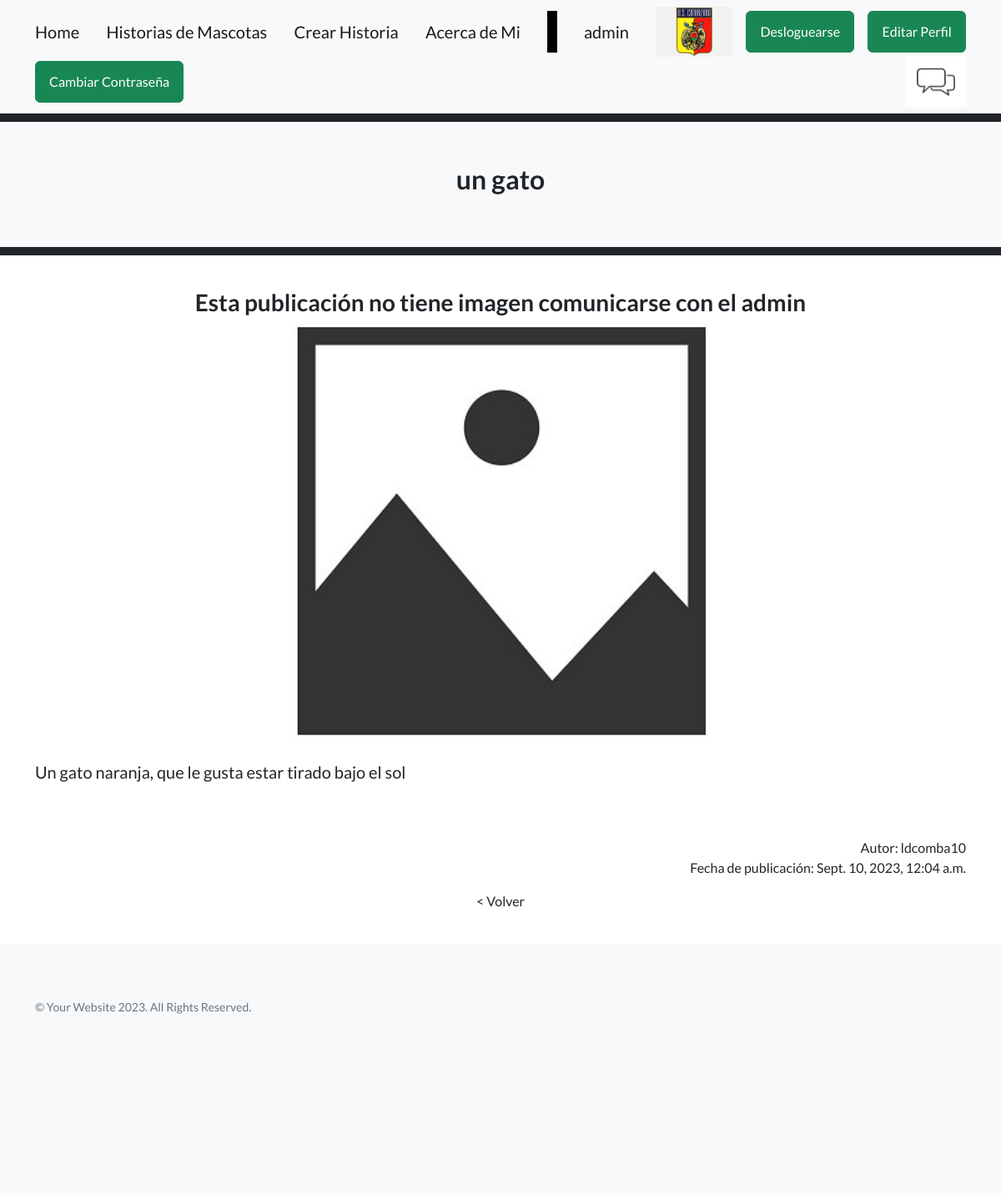
The page /AppPages/routePages/4 (signed in) on the database its author committed.
### AppPages/models.py (models this page shows, shortened)
class Mascota(models.Model):
    mascotaSeleccion= (
        ('gato','Gato'),
        ('perro','Perro'),
        ('pajaro','Pajaro'),
        ('pez','Pez'),
        ('otro','Otro')
    )
    autor=models.ForeignKey(User, on_delete=models.CASCADE,blank=False)
    mascota= models.CharField(max_length=50, choices=mascotaSeleccion, default='')
    nombreMascota=models.CharField(max_length=50, blank=False)
    titulo=models.CharField(max_length=50,blank=False)
    historia = models.TextField(
        validators=[MaxLengthValidator(limit_value=3200, message='La historia no puede superar 40 líneas.')],
        help_text="Ingresa la historia de la mascota (máximo 40 líneas)."
    )
    fechaPublicacion=models.DateTimeField(auto_now_add=True)
    imagenMascota = models.ImageField(null=True, blank=True, upload_to="imagenes/")
    class Meta:
        ordering = ['autor', '-fechaPublicacion']

### AppPages/views.py (the view)
# urls.py: path("routePages/<id>", routePagesId, name="routePagesId"),
def routePagesId (request,id):
    mascotasHistorias=Mascota.objects.get(id=id)
    if mascotasHistorias.imagenMascota == "":
        mensaje= "Esta publicación no tiene imagen comunicarse con el admin"
    else:
        mensaje=""
    return render(request, "04_routePagesId.html",{"mascotasHistorias":mascotasHistorias,"mensaje":mensaje,"avatar":obtenerAvatar(request)})

### AppPages/views.py (called while the page is built)
def obtenerAvatar(request):
    avatares = PerfilUsuario.objects.filter(Q(user=request.user.id) & Q(imagen__isnull=False) & ~Q(imagen=''))
    if len(avatares)!=0:
        return avatares[0].imagen.url
    else:
        return "/media/avatars/avatarpordefecto.png"

### AppPages/templates/04_routePagesId.html (shortened to what this page needs)
{% extends "00_padre.html" %}
{% load static %}
{% block titulo %} {{mascotasHistorias.titulo}} {% endblock %}
{% block contenido_que_cambia %}
<div class="container text-center">
    <h3>{{ mensaje }}</h3>
</div>
<div class="container text-center">
                <div class="card-body">
                        {% if  mascotasHistorias.imagenMascota  == "" %}
                            <img src="{% static 'AppPages/assets/img/noImage.jpg' %}" alt="avatar" style="width:500px;height:auto;" >
                        {% else %}
                            <img src="{{ mascotasHistorias.imagenMascota.url }}" alt="avatar" width="500" height="auto" />
                        {% endif %}
                <div style="text-align: left;">
                    <br>
                    <p style="font-size: 20px;"> {{ mascotasHistorias.historia }}</p>
                    <br>
                </div>
                <div style="text-align: right;">
                <br>
                Autor: {{mascotasHistorias.autor}}
                <br>
                <p>Fecha de publicación:  {{mascotasHistorias.fechaPublicacion}}</p>
                </div>
                <a class="navbar-brand" href="{% url 'routePages' %}">  &lt Volver </a>
                </div>
</div>
{% endblock %}

### AppPages/templates/00_padre.html (shortened to what this page needs)
<!DOCTYPE html>
<html lang="en">
    <head>
        {% load static %}
        <link href="https://cdn.jsdelivr.net/npm/bootstrap-icons@1.5.0/font/bootstrap-icons.css" rel="stylesheet" type="text/css" />
        <link href="{% static 'AppPages/css/styles.css' %}" rel="stylesheet" />
    </head>
    <body>
        <nav class="navbar navbar-light bg-light static-top">
            <div class="container">
                <a class="navbar-brand" href="{% url 'home' %}">Home</a>
                <a class="navbar-brand" href="{% url 'routePages' %}"> Historias de Mascotas</a>
                <a class="navbar-brand" href="{% url 'crearHistoria' %}"> Crear Historia</a>
                <a class="navbar-brand" href="{% url 'aboutMe' %}">Acerca de Mi</a>
                <a class="navbar-brand text-black bg-black" style="height: 50px; line-height: 50px;">     1     </a>
                {% if user.is_authenticated %}
                <a class="navbar-brand">  {{ user.username }} </a>
                <img src="{{ avatar }}" alt="avatar" style="width:auto;height:60px;" >
                <a class="btn btn-success" href="{% url 'AppAccounts:logout' %}">Desloguearse</a>
                <a class="btn btn-success" href="{% url 'AppAccounts:editarPerfil' %}">Editar Perfil</a>
                <a class="btn btn-success" href="{% url 'AppAccounts:cambiarPass' %}">Cambiar Contraseña</a>
                <a href="{% url 'AppAccounts:chatRoom' %}">
                    <img src="{% static 'AppPages/assets/img/chatIcon.webp' %}" alt="Imagen de ejemplo" height="60px" width=auto>
                </a>
                {% else %}
                <a class="btn btn-success" href="{% url 'AppAccounts:login' %}">Loguearse</a>
                <a class="btn btn-success" href="{% url 'AppAccounts:register' %}">Registrarse</a>
                {% endif %}
            </div>
        </nav>
        <section class="footer bg-dark"
        style="height: 10px;">
        </section>
        <section class="footer bg-light"
        style="height: 50px;">
        </section>
        <section class="footer bg-light"
        style="height: 50px;">
            <div class="container position-relative">
                <div class="row justify-content-center">
                    <div class="col-xl-6 d-flex align-items-center justify-content-center text-center">
                        <h2 class="mb-4"> {% block titulo %} {% endblock %}</h2>
                    </div>
                </div>
            </div>
        </section>
        <section class="footer bg-light"
        style="height: 50px;">
        </section>
        <section class="footer bg-dark"
        style="height: 10px;">
        </section>
        <section class="footer bg-violeta-pastel"
        style="height: 40px;">
        </section>
        {% block contenido_que_cambia %}
        {% endblock %}
        <section class="footer bg-violeta-pastel"
        style="height: 40px;">
        </section>
        <footer class="footer bg-light"
        style="height: 300px;">
            <div class="container">
                <div class="row">
                    <div class="col-lg-6 h-100 text-center text-lg-start my-auto">
                        <p class="text-muted small mb-4 mb-lg-2">&copy; Your Website 2023. All Rights Reserved.</p>
                    </div>
                </div>
            </div>
        </footer>
    </body>
</html>

### rows shown on the page
Mascota: titulo "un gato", historia "Un gato naranja, que le gusta estar tirado bajo el sol", autor "ldcomba10", fechaPublicacion "Sept. 10, 2023, 12:04 a.m."

### other values the page prints
{{ user.username }} "admin"
{{ mensaje }} "Esta publicación no tiene imagen comunicarse con el admin"
